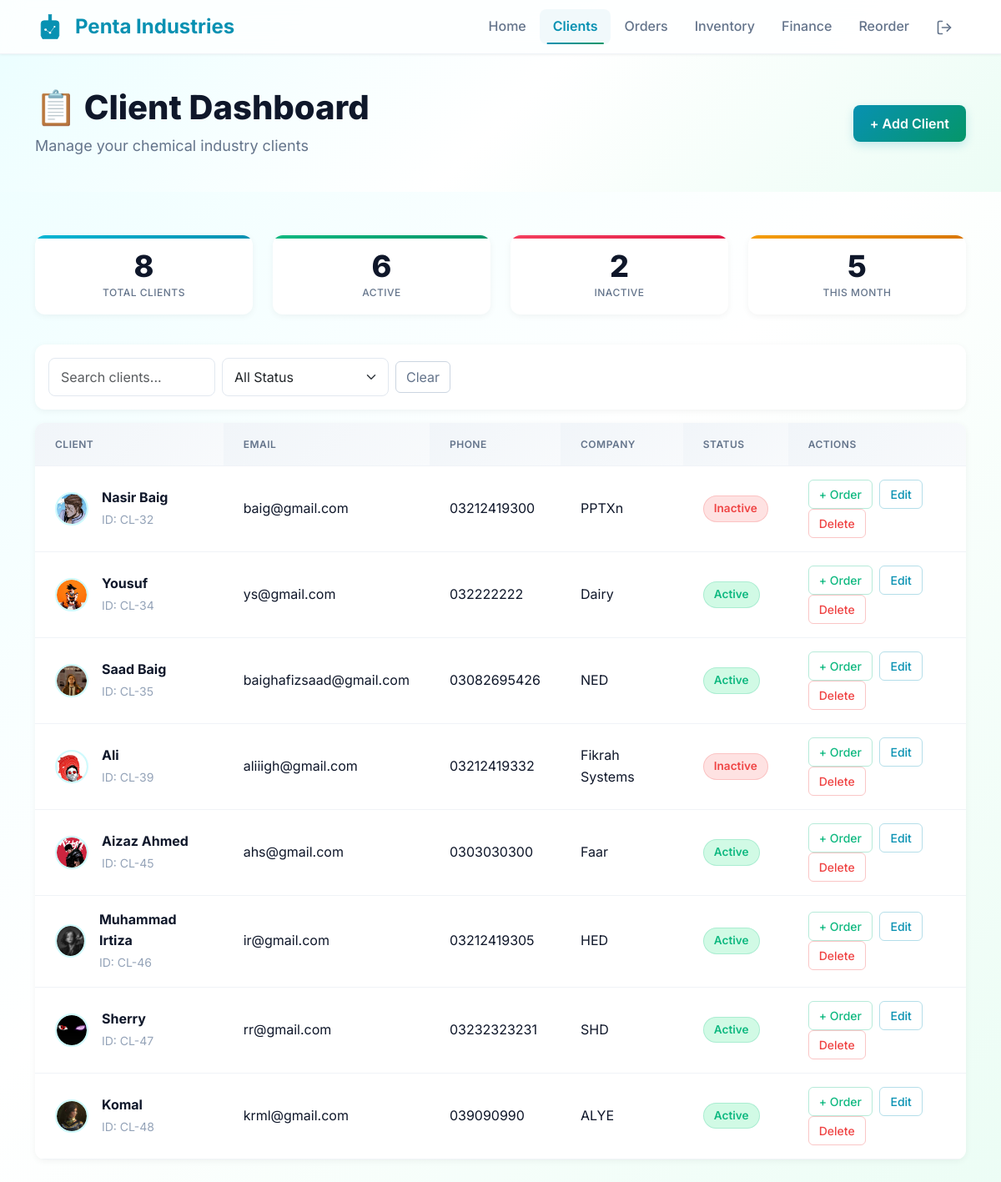
/client/ (signed in), run on the app's committed database.
### core/models.py (models this page shows, shortened)
class Client(models.Model):
    name = models.CharField(max_length=100)
    email = models.EmailField(null=True,blank=True)
    phone = models.CharField(max_length=15, blank=True)
    company = models.CharField(max_length=100, blank=True)
    is_active = models.BooleanField(default=True)
    avatar = models.ImageField(upload_to='avatars/' , blank=True , null=True)
    created_at = models.DateTimeField(auto_now_add=True)

### core/views.py (the view, shortened to what this page needs)
# urls.py: path('client/', views.client_dashboard, name='client_dashboard'),
@login_required
def client_dashboard(request):
    total_clients = Client.objects.count()
    active_clients = Client.objects.filter(is_active=True).count()
    inactive_clients = Client.objects.filter(is_active=False).count()
    now = datetime.now()
    start_of_month = now.replace(day=1, hour=0, minute=0, second=0, microsecond=0)
    this_month_clients = Client.objects.filter(created_at__gte=start_of_month).count()
    if request.method == "POST":
        client_id = request.POST.get("client_id")
        if client_id:
            client = get_object_or_404(Client, id=client_id)
            form = ClientForm(request.POST, request.FILES, instance=client)
        else:
            form = ClientForm(request.POST, request.FILES)
        if form.is_valid():
            client = form.save()
            action = "updated" if client_id else "added"
            if action == "added":
                ActivityLog.objects.create(
                    activity_type = 'client_created',
                    description = f'New client created : {client.name}',
                        user = request.user,
                        client_id = client.id
                )
            else:
                ActivityLog.objects.create(
                    activity_type = 'client_updated',
                    description =  f'Client Updated : {client.name}',
                    user = request.user,
                    client_id = client.id
                )
            messages.success(request, f"Client {action} successfully.")
            return redirect('client_dashboard')
    else:
        form = ClientForm()
    clients = Client.objects.all()
    search = request.GET.get('search')
    status = request.GET.get('status')
    clients = Client.objects.all()
    search = request.GET.get('search')
    status = request.GET.get('status')
    if status == 'active':
        clients = clients.filter(is_active=True)
    elif status == 'inactive':
        clients = clients.filter(is_active=False)
    return render(request, 'client.html', {
        'clients': clients,
        'form': form,
        'total_clients': total_clients,
        'active_clients': active_clients,
        'inactive_clients': inactive_clients,
        'this_month_clients': this_month_clients,
    })

### core/forms.py
class ClientForm(forms.ModelForm):
    class Meta:
        model = Client
        fields = ['name', 'email', 'phone', 'company', 'avatar' , 'is_active']
        widgets = {
            'name': forms.TextInput(attrs={'class': 'form-control', 'placeholder': 'Full Name'}),
            'email': forms.EmailInput(attrs={'class': 'form-control', 'placeholder': 'client@example.com'}),
            'phone': forms.TextInput(attrs={'class': 'form-control', 'placeholder': '+1 (555) 123-4567'}),
            'company': forms.TextInput(attrs={'class': 'form-control', 'placeholder': 'Company Name'}),
            'is_active': forms.CheckboxInput(attrs={'class': 'form-check-input'}),
        }

### templates/client.html (shortened to what this page needs)
{% load static %}
<!DOCTYPE html>
<html lang="en">
<head>
  <link href="https://cdn.jsdelivr.net/npm/bootstrap@5.3.2/dist/css/bootstrap.min.css" rel="stylesheet">
  <link href="{% static 'css/client-dashboard.css' %}" rel="stylesheet">
</head>
<body>
  <nav class="navbar navbar-expand-lg navbar-light bg-white shadow-sm border-bottom">
    <div class="container">
      <a class="navbar-brand d-flex align-items-center text-decoration-none" href="/">
        <span class="fw-bold" style="color: #0891b2; font-size: 1.4rem;">Penta Industries</span>
      </a>
      <div class="collapse navbar-collapse" id="navbarNav">
        <ul class="navbar-nav ms-auto">
          <li class="nav-item">
            <a class="nav-link" href="/">Home</a>
          </li>
          <li class="nav-item">
            <a class="nav-link active" href="/client/">Clients</a>
          </li>
          <li class="nav-item">
            <a class="nav-link" href="/order/">Orders</a>
          </li>
          <li class="nav-item">
            <a class="nav-link" href="/inventory/">Inventory</a>
          </li>
          <li class="nav-item">
            <a class="nav-link" href="/finance/">Finance</a>
          </li>
          <li class="nav-item">
            <a class="nav-link" href="/reorder/">Reorder</a>
          </li>
          <a class="nav-link" href="{% url 'logout' %}" title="Logout">
</a>
        </ul>
      </div>
    </div>
  </nav>
  <section class="header-section">
    <div class="container">
      <div class="d-flex justify-content-between align-items-center">
        <div>
          <h2>📋 Client Dashboard</h2>
          <p class="text-muted mb-0">Manage your chemical industry clients</p>
        </div>
        <button type="button" class="btn btn-primary" data-bs-toggle="modal" data-bs-target="#addClientModal">
          + Add Client
        </button>
      </div>
    </div>
  </section>
  <div class="container mt-4">
    <div class="row g-3">
      <div class="col-md-3">
        <div class="card clients-table-card text-center p-3">
          <h3 class="mb-0">{{ total_clients }}</h3>
          <small class="text-muted">Total Clients</small>
        </div>
      </div>
      <div class="col-md-3">
        <div class="card clients-table-card text-center p-3">
          <h3 class="mb-0">{{ active_clients }}</h3>
          <small class="text-muted">Active</small>
        </div>
      </div>
      <div class="col-md-3">
        <div class="card clients-table-card text-center p-3">
          <h3 class="mb-0">{{ inactive_clients }}</h3>
          <small class="text-muted">Inactive</small>
        </div>
      </div>
      <div class="col-md-3">
        <div class="card clients-table-card text-center p-3">
          <h3 class="mb-0">{{ this_month_clients }}</h3>
          <small class="text-muted">This Month</small>
        </div>
      </div>
    </div>
  </div>
  <div class="container mt-4">
    <form method="get" class="d-flex flex-wrap gap-2 mb-3 align-items-center">
      <input type="text" name="search" class="form-control" placeholder="Search clients..."
        value="{{ request.GET.search }}">
      <select name="status" onchange="this.form.submit()" class="form-select">
        <option value="">All Status</option>
      </select>
      <a href="{% url 'client_dashboard' %}" class="btn btn-outline-secondary">Clear</a>
    </form>
  </div>
  <div class="container mb-5">
    <div class="card clients-table-card">
      <div class="table-responsive">
        <table class="table table-hover mb-0">
          <thead>
            <tr>
              <th>Client</th>
              <th>Email</th>
              <th>Phone</th>
              <th>Company</th>
              <th>Status</th>
              <th>Actions</th>
            </tr>
          </thead>
          <tbody>
            {% for client in clients %}
            <tr>
              <td>
                <div class="d-flex align-items-center">
                  <div class="client-avatar">
                    {% if client.avatar %}
                    <img src="{{ client.avatar.url }}" alt="{{ client.name }}" class="img-fluid rounded-circle"
                      style="width: 40px; height: 40px; object-fit: cover" />
                    {% else %} {{ client.get_initials }} {% endif %}
                  </div>
                  <div class="ms-3">
                    <strong>{{ client.name }}</strong><br />
                    <small class="text-muted">ID: CL-{{ client.id }}</small>
                  </div>
                </div>
              </td>
              <td>{{ client.email }}</td>
              <td>{{ client.phone }}</td>
              <td>{{ client.company|default:"—" }}</td>
              <td>
                {% if client.is_active %}
                <span class="status-active">Active</span>
                {% else %}
                <span class="status-inactive">Inactive</span>
                {% endif %}
              </td>
              <td>
                <a href="{% url 'add_order_for_client' client.id %}" class="btn btn-sm btn-outline-success me-1">+
                  Order</a>
                <button type="button" class="btn btn-sm btn-outline-primary me-1 edit-client-btn"
                  data-id="{{ client.id }}" data-name="{{ client.name }}" data-email="{{ client.email }}"
                  data-phone="{{ client.phone }}" data-company="{{ client.company }}"
                  data-is_active="{{ client.is_active|yesno:" true,false" }}"
                  data-avatar-url="{% if client.avatar %}{{ client.avatar.url }}{% endif %}" data-bs-toggle="modal"
                  data-bs-target="#addClientModal">
                  Edit
                </button>
                <button type="button" class="btn btn-sm btn-outline-danger delete-btn"
                  data-client-name="{{ client.name }}" data-client-id="{{ client.id }}" data-bs-toggle="modal"
                  data-bs-target="#deleteConfirmModal">
                  Delete
                </button>
              </td>
            </tr>
            {% empty %}
            <tr>
              <td colspan="6" class="text-center text-muted py-4">
                No clients found.
              </td>
            </tr>
            {% endfor %}
          </tbody>
        </table>
      </div>
    </div>
  </div>
</body>
</html>

### data on the page
Client: avatar (picture), name "Nasir Baig", id "32", email "baig@gmail.com", phone "03212419300", company "PPTXn", is_active "Inactive"
Client: avatar (picture), name "Yousuf", id "34", email "ys@gmail.com", phone "032222222", company "Dairy", is_active "Active"
Client: avatar (picture), name "Saad Baig", id "35", email "baighafizsaad@gmail.com", phone "03082695426", company "NED", is_active "Active"
Client: avatar (picture), name "Ali", id "39", email "aliiigh@gmail.com", phone "03212419332", company "Fikrah Systems", is_active "Inactive"
Client: avatar (picture), name "Aizaz Ahmed", id "45", email "ahs@gmail.com", phone "0303030300", company "Faar", is_active "Active"
Client: avatar (picture), name "Muhammad Irtiza", id "46", email "ir@gmail.com", phone "03212419305", company "HED", is_active "Active"
Client: avatar (picture), name "Sherry", id "47", email "rr@gmail.com", phone "03232323231", company "SHD", is_active "Active"
Client: avatar (picture), name "Komal", id "48", email "krml@gmail.com", phone "039090990", company "ALYE", is_active "Active"

### other printed values
{{ total_clients }} "8"
{{ active_clients }} "6"
{{ inactive_clients }} "2"
{{ this_month_clients }} "5"
